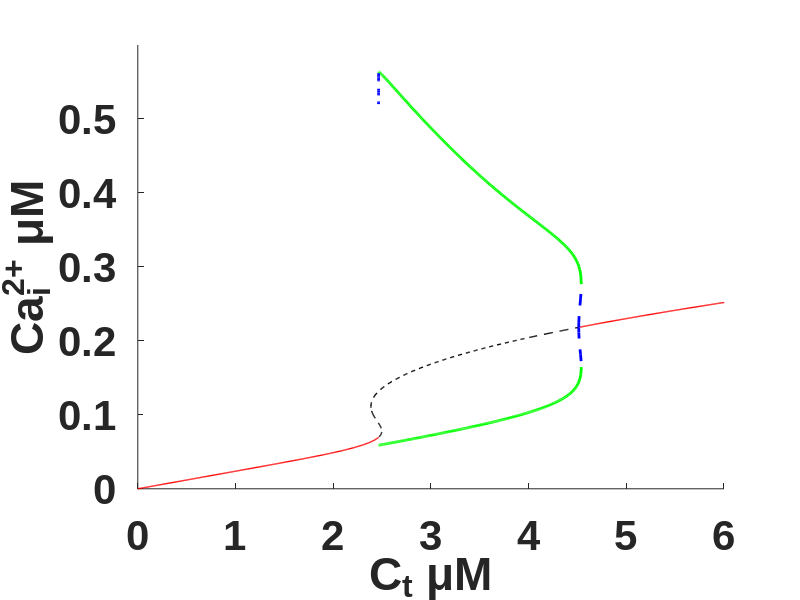

Reproduce this figure in MATLAB.
close all
clear
clc

load('sliceA06.mat')

plot(sliceA06((1:256),1),sliceA06((1:256),2),'r','LineWidth',1)
hold on
plot(sliceA06((257:522),1),sliceA06((257:522),2),'k--','LineWidth',1)
hold on
plot(sliceA06((523:671),1),sliceA06((523:671),2),'r','LineWidth',1)
hold on
plot(sliceA06((672:677),1),sliceA06((672:677),2),'b--','LineWidth',2)
hold on
plot(sliceA06((672:677),1),sliceA06((672:677),3),'b--','LineWidth',2)
hold on
plot(sliceA06((678:905),1),sliceA06((678:905),2),'g','LineWidth',2)
hold on
plot(sliceA06((678:905),1),sliceA06((678:905),3),'g','LineWidth',2)
hold on
plot(sliceA06((906:end),1),sliceA06((906:end),2),'b--','LineWidth',2)
hold on
plot(sliceA06((906:end),1),sliceA06((906:end),3),'b--','LineWidth',2)
axis([0 6 0 0.6])
box off
xlabel('C_t \muM')
ylabel('Ca^{2+}_i \muM')
set(gca,'FontSize',30,'fontweight','b','fontname','arial')